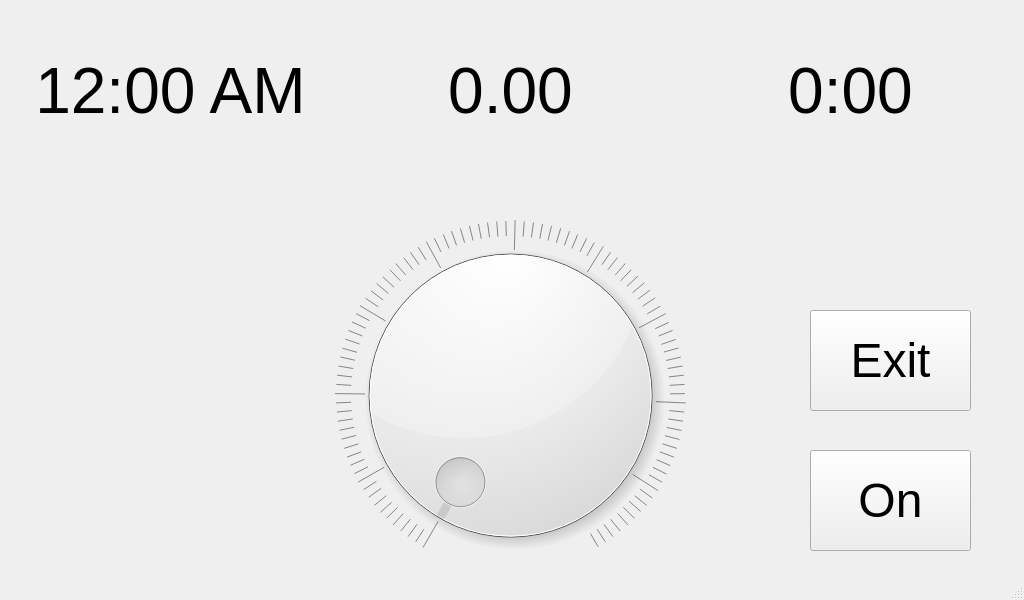
<?xml version="1.0" encoding="UTF-8"?>
<ui version="4.0">
 <class>BathMode</class>
 <widget class="QMainWindow" name="BathMode">
  <property name="geometry">
   <rect>
    <x>0</x>
    <y>0</y>
    <width>1024</width>
    <height>600</height>
   </rect>
  </property>
  <property name="windowTitle">
   <string>Bath</string>
  </property>
  <widget class="QWidget" name="centralwidget">
   <widget class="QDial" name="dial">
    <property name="geometry">
     <rect>
      <x>280</x>
      <y>220</y>
      <width>461</width>
      <height>351</height>
     </rect>
    </property>
    <property name="orientation">
     <enum>Qt::Horizontal</enum>
    </property>
    <property name="notchTarget">
     <double>3.700000000000000</double>
    </property>
    <property name="notchesVisible">
     <bool>true</bool>
    </property>
   </widget>
   <widget class="QLabel" name="temperature">
    <property name="geometry">
     <rect>
      <x>300</x>
      <y>40</y>
      <width>421</width>
      <height>101</height>
     </rect>
    </property>
    <property name="font">
     <font>
      <pointsize>48</pointsize>
     </font>
    </property>
    <property name="text">
     <string>0.00</string>
    </property>
    <property name="alignment">
     <set>Qt::AlignCenter</set>
    </property>
   </widget>
   <widget class="QPushButton" name="onoffButton">
    <property name="geometry">
     <rect>
      <x>810</x>
      <y>450</y>
      <width>161</width>
      <height>101</height>
     </rect>
    </property>
    <property name="font">
     <font>
      <pointsize>36</pointsize>
     </font>
    </property>
    <property name="text">
     <string>On</string>
    </property>
    <property name="checkable">
     <bool>true</bool>
    </property>
   </widget>
   <widget class="QLabel" name="clock">
    <property name="geometry">
     <rect>
      <x>0</x>
      <y>40</y>
      <width>341</width>
      <height>101</height>
     </rect>
    </property>
    <property name="font">
     <font>
      <pointsize>48</pointsize>
     </font>
    </property>
    <property name="text">
     <string>12:00 AM</string>
    </property>
    <property name="alignment">
     <set>Qt::AlignCenter</set>
    </property>
   </widget>
   <widget class="QLabel" name="temperature_3">
    <property name="geometry">
     <rect>
      <x>680</x>
      <y>40</y>
      <width>341</width>
      <height>101</height>
     </rect>
    </property>
    <property name="font">
     <font>
      <pointsize>48</pointsize>
     </font>
    </property>
    <property name="text">
     <string>0:00</string>
    </property>
    <property name="alignment">
     <set>Qt::AlignCenter</set>
    </property>
   </widget>
   <widget class="QPushButton" name="exitButton">
    <property name="geometry">
     <rect>
      <x>810</x>
      <y>310</y>
      <width>161</width>
      <height>101</height>
     </rect>
    </property>
    <property name="font">
     <font>
      <pointsize>36</pointsize>
     </font>
    </property>
    <property name="text">
     <string>Exit</string>
    </property>
    <property name="checkable">
     <bool>false</bool>
    </property>
   </widget>
  </widget>
  <widget class="QStatusBar" name="statusbar"/>
 </widget>
 <resources/>
 <connections/>
</ui>
